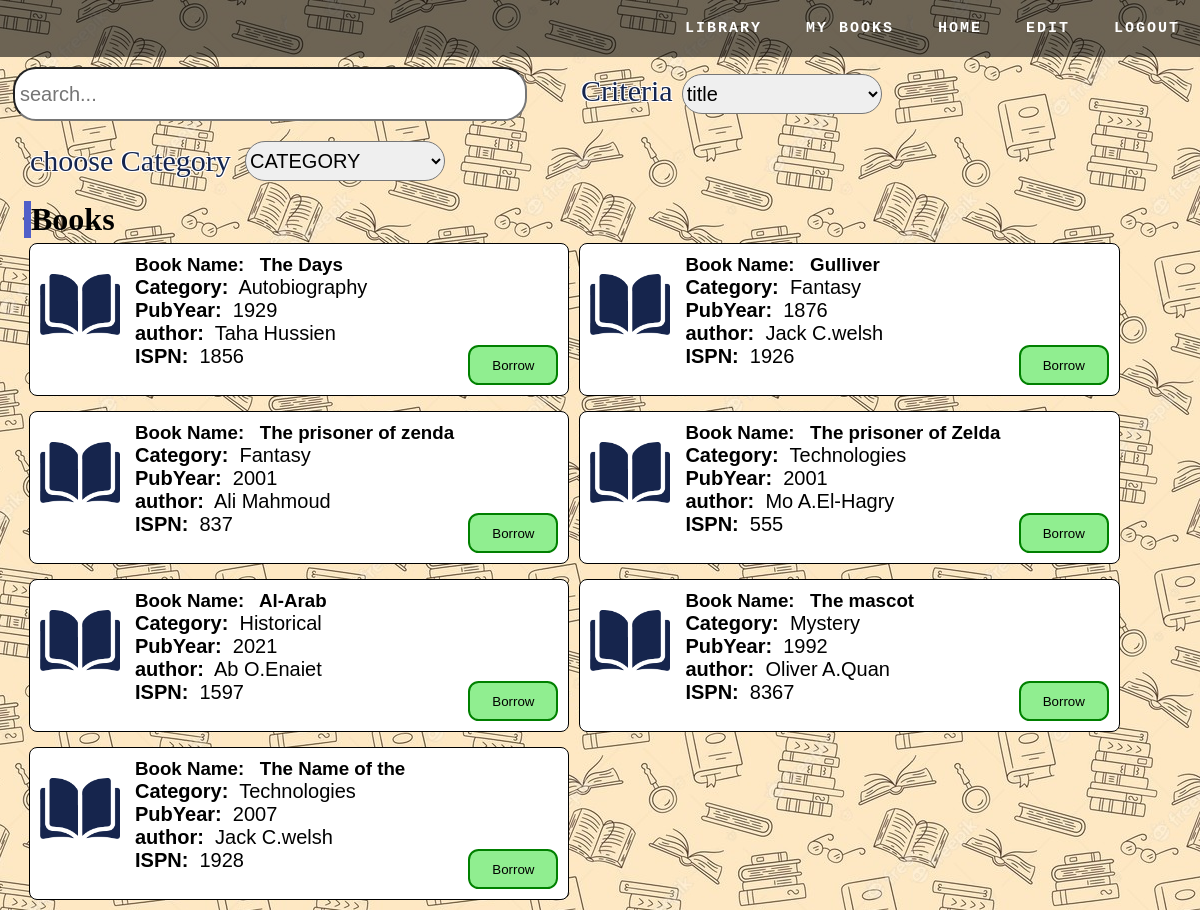
Screenshot of /browsebooks/ (signed in) with the database file from the repository.
### pages/models.py (models this page shows, shortened)
class Book(models.Model):
    cat=(('Fantasy','Fantasy'),
    ('Sci-fi','Sci-fi'),
    ('Mystery','Mystery'),
    ('Programming Language','Programming Language'),
    ('Autobiography','Autobiography'),
    ('Historical','Historical'),
    ('Technologies','Technologies'),
    ('Guide / How-to','Guide / How-to'),
    ('Families & Relationships','Families & Relationships'))
    title = models.CharField(max_length = 100)
    author = models.CharField(max_length = 300, null = True)
    ISBN = models.CharField(max_length = 13,unique = True)
    pubYear = models.IntegerField(null = True, blank = True)
    category = models.CharField(max_length=24,choices= cat,default=cat[0])
    copies = models.IntegerField(default = 1)

### pages/views.py (the view, shortened to what this page needs)
# urls.py: path('browsebooks/',views.BrowseBooks,name='browseBooks'),
def BrowseBooks(request):
    if request.user.is_authenticated:
        books = Book.objects.all()
        choices = ('Fantasy','Sci-fi','Mystery','Programming Language',
        'Autobiography','Historical','Technologies','Guide / How-to',
        'Families & Relationships')
        if request.method=='POST':
            name = request.POST.get('ISBN')
            acc = Account.objects.get(user__exact=request.user.id)
            theBook = Book.objects.get(ISBN__exact=name)
            x=Borrow.objects.filter(account__exact=acc, book__exact=theBook).exists()
            y= Borrow.objects.filter(book__exact=theBook).count()
            if not x and theBook.copies>y:
                borrow = Borrow(account=acc, book=theBook,borrowStartDate=timezone.now())
                borrow.save()
                return render(request,'pages/browseBooks.html',{'books':books,'choices':choices})
            else:
                return render(request,'pages/browseBooks.html',{'books':books,'choices':choices})
        else:
            booksSearch=request.GET.get('booksSearch')
            crt= request.GET.get('crt')
            cat= request.GET.get('cat')
            if cat != "ALL" and cat != None:
                books = Book.objects.filter(category__exact=cat)
            count = books.count()
            return render(request,'pages/browseBooks.html',{'books':books,'choices':choices,'count':count})
    else:
        return redirect('home')

### templates/pages/browseBooks.html (shortened to what this page needs)
{% extends 'base.html' %}
{% block content %}
<body id="browseBody">
       <form method="GET">
           <div class="list">
               <input class="input_search" list="search" name="booksSearch" placeholder="search...">
               <label for="books" class="choose crteria">Criteria</label>
               <select  name="crt" id="books">
                     <option value="1">title</option>
               </select>
           </div>
        <div class="select">
             <label for="books" class="choose">choose Category</label>
             <select   name="cat" id="books">
               <option value="ALL" >CATEGORY</option>
            </select>
        </div>
        </form>
         <div class="booksContainer">
           <h1 style="color:black;font-family:Tahoma;border-left:7px solid #515fc8">Books</h1>
            {% for x in books %}
           <div class="book">
             <div class="icon">
               {% load static %}
               <img src="{% static '/images/bookLogo.png' %}" alt="">
             </div>
             <div class="content">
               <form method="POST" action="{% url 'browseBooks' %}">
               <h3 class="title" name="bookName">Book Name: &nbsp {{x.title}}</h3>
               <p><strong>Category:</strong>&nbsp {{x.category}}</p>
               <p><strong>PubYear:</strong>&nbsp {{x.pubYear}}</p>
               <p><strong>author:</strong>&nbsp {{x.author}}</p>
               <span name="ISBN"><strong>ISPN:</strong>&nbsp {{x.ISBN}}</span>
               <button type="submit" name="ISBN" class="borrow" value="{{x.ISBN}}">Borrow</button>
               </form>
             </div>
           </div>
           {% endfor %}
         </div>
{% endblock %}

### templates/base.html (shortened to what this page needs)
<!DOCTYPE html>
<html lang="en" dir="ltr">
  <head>
    {% load static %}
    <link rel="stylesheet" href="{% static 'css/pages.css' %}">
    <link rel="stylesheet" href="{% static 'css/homepage.css' %}">
  </head>
  <body>
    {% include 'parts/navbar.html' %}
    {% block content %}
    {% endblock %}
  </body>
</html>

### templates/parts/navbar.html
<div class="header">
         <ul>
{% if user.is_authenticated %}
<li><a href="{% url 'browseBooks' %}">Library</a></li>
<li><a href="{% url 'borrowedBooks' %}">My Books</a></li>
{% endif %}
           {% if user.is_staff %}
           <li><a href="{% url 'home' %}">Home</a></li>
           <li><a href="/admin">admin</a></li>
           <li><a href="{% url 'addBook' %}">addBook</a></li>
           {% else %}
           <li><a href="{% url 'home' %}">Home</a></li>
           {% endif %}
           {% if user.is_authenticated %}
           <li><a href="{% url 'edit' %}">Edit</a></li>
           <li><a href="{% url 'logout' %}">Logout</a></li>
           {% else %}
           <li><a href="{% url 'signin' %}">Login</a></li>
           {% endif %}
         </ul>
       </div>

### rows the page displays
Book: title "The Days", category "Autobiography", pubYear "1929", author "Taha Hussien", ISBN "1856"
Book: title "Gulliver", category "Fantasy", pubYear "1876", author "Jack C.welsh", ISBN "1926"
Book: title "The prisoner of zenda", category "Fantasy", pubYear "2001", author "Ali Mahmoud", ISBN "837"
Book: title "The prisoner of Zelda", category "Technologies", pubYear "2001", author "Mo A.El-Hagry", ISBN "555"
Book: title "Al-Arab", category "Historical", pubYear "2021", author "Ab O.Enaiet", ISBN "1597"
Book: title "The mascot", category "Mystery", pubYear "1992", author "Oliver A.Quan", ISBN "8367"
Book: title "The Name of the", category "Technologies", pubYear "2007", author "Jack C.welsh", ISBN "1928"
